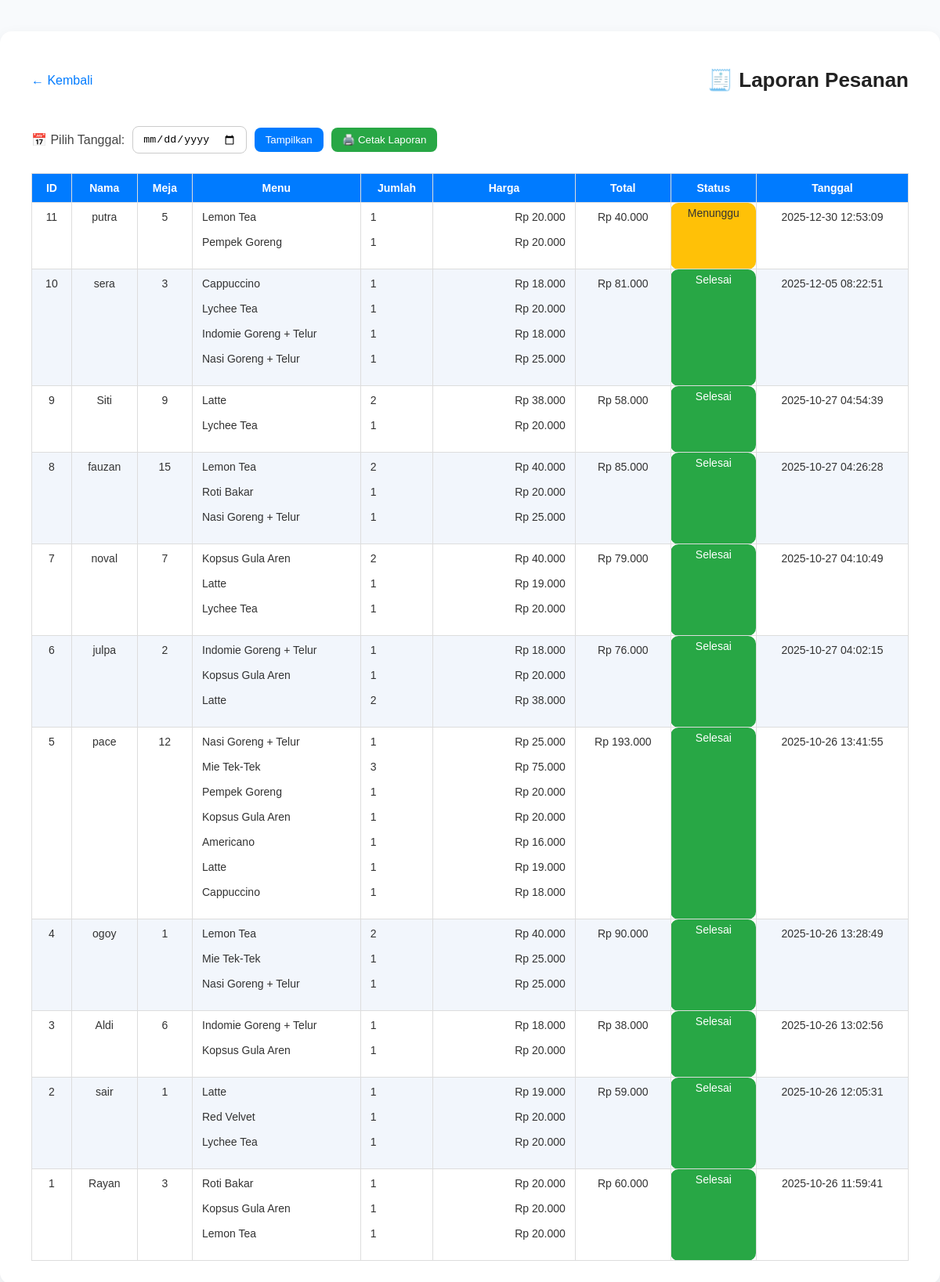
Page /admin/laporan.php (signed in) on the committed database.
### tables this page shows
CREATE TABLE `pesanan` (
  `id_pesanan` int(11) NOT NULL,
  `nama_pelanggan` varchar(100) DEFAULT NULL,
  `meja` varchar(10) DEFAULT NULL,
  `total_harga` int(11) DEFAULT NULL,
  `status` enum('Menunggu','Diproses','Selesai') DEFAULT 'Menunggu',
  `tanggal` timestamp NOT NULL DEFAULT current_timestamp(),
  `catatan` text DEFAULT NULL
);

### admin/laporan.php (the view, shortened to what this page needs)
<?php
include '../config/koneksi.php';
$tanggal = isset($_GET['tanggal']) ? $_GET['tanggal'] : '';
$query = "
    SELECT
        p.*,
        GROUP_CONCAT(m.nama_menu SEPARATOR ',') AS menu,
        GROUP_CONCAT(dp.jumlah SEPARATOR ',') AS jumlah,
        GROUP_CONCAT(m.harga SEPARATOR ',') AS harga
    FROM pesanan p
    JOIN detail_pesanan dp ON p.id_pesanan = dp.id_pesanan
    JOIN menu m ON dp.id_menu = m.id_menu
";
$query .= " GROUP BY p.id_pesanan ORDER BY p.tanggal DESC";
$laporan = mysqli_query($koneksi, $query);
?>
<!DOCTYPE html>
<html lang="id">
<head>
  <link rel="stylesheet" href="../assets/css/laporan.css">
</head>
<body>
  <div class="container">
    <div class="header">
      <a href="dashboard.php" class="back-link">← Kembali</a>
      <h1>🧾 Laporan Pesanan</h1>
    </div>
    <form method="GET" class="filter-form">
      <label for="tanggal">📅 Pilih Tanggal:</label>
      <input type="date" name="tanggal" id="tanggal" value="<?= htmlspecialchars($tanggal) ?>">
      <button type="submit" class="btn-filter">Tampilkan</button>
      <button type="button" class="btn-cetak" onclick="window.print()">🖨️ Cetak Laporan</button>
    </form>
    <div class="table-wrapper">
      <table>
        <thead>
          <tr>
            <th>ID</th>
            <th>Nama</th>
            <th>Meja</th>
            <th>Menu</th>
            <th>Jumlah</th>
            <th>Harga</th>
            <th>Total</th>
            <th>Status</th>
            <th>Tanggal</th>
          </tr>
        </thead>
        <tbody>
          <?php if (mysqli_num_rows($laporan) > 0): ?>
            <?php while($p = mysqli_fetch_assoc($laporan)): ?>
              <?php
                $menuArr = explode(',', $p['menu']);
                $jumlahArr = explode(',', $p['jumlah']);
                $hargaArr = explode(',', $p['harga']);
                $hargaList = "";
                $menuTotal = 0;
                for ($i = 0; $i < count($menuArr); $i++) {
                    $jml = (int)$jumlahArr[$i];
                    $harga = (int)$hargaArr[$i];
                    $subtotal = $jml * $harga;
                    $hargaList .= "Rp " . number_format($subtotal, 0, ',', '.') . "\n";
                    $menuTotal += $subtotal;
                }
              ?>
              <tr>
                <td><?= $p['id_pesanan'] ?></td>
                <td><?= htmlspecialchars($p['nama_pelanggan']) ?></td>
                <td><?= htmlspecialchars($p['meja']) ?></td>
                <td class="menu-list"><?= nl2br(htmlspecialchars(implode("\n", $menuArr))) ?></td>
                <td class="jumlah-list"><?= nl2br(htmlspecialchars(implode("\n", $jumlahArr))) ?></td>
                <td class="harga-list"><?= nl2br(htmlspecialchars($hargaList)) ?></td>
                <td>Rp <?= number_format($menuTotal, 0, ',', '.') ?></td>
                <td class="status <?= strtolower($p['status']) ?>"><?= htmlspecialchars($p['status']) ?></td>
                <td><?= $p['tanggal'] ?></td>
              </tr>
            <?php endwhile; ?>
          <?php else: ?>
            <tr>
              <td colspan="9" style="text-align:center; color:#888;">Tidak ada data untuk tanggal ini.</td>
            </tr>
          <?php endif; ?>
        </tbody>
      </table>
    </div>
  </div>
</body>
</html>

### assets/css/laporan.css (style rules this page uses)
body { font-family: "Poppins", sans-serif; background-color: #f8fafc; margin: 0; padding: 0; color: #333; }
.container { max-width: 1200px; margin: 40px auto; background: #ffffff; padding: 30px 40px; border-radius: 15px; box-shadow: 0 8px 20px rgba(0, 0, 0, 0.08); }
.header { display: flex; justify-content: space-between; align-items: center; margin-bottom: 25px; }
.header h1 { font-size: 26px; font-weight: 600; color: #222; display: flex; align-items: center; gap: 8px; }
.back-link { text-decoration: none; color: #007bff; font-weight: 500; transition: 0.2s; }
.filter-form { display: flex; align-items: center; gap: 10px; margin-bottom: 25px; flex-wrap: wrap; }
.filter-form label { font-weight: 500; color: #444; }
.filter-form input[type="date"] { padding: 8px 12px; border: 1px solid #ccc; border-radius: 8px; outline: none; transition: 0.2s; }
.btn-filter { background-color: #007bff; color: white; border: none; padding: 8px 14px; border-radius: 8px; cursor: pointer; transition: 0.2s; }
.table-wrapper { overflow-x: auto; }
table { width: 100%; border-collapse: collapse; font-size: 14px; text-align: center; }
thead { background-color: #007bff; color: white; }
th, td { padding: 10px 12px; border: 1px solid #ddd; vertical-align: top; }
tr:nth-child(even) { background-color: #f2f6fc; }
.menu-list, .jumlah-list, .harga-list { text-align: left; white-space: pre-line; }
.status { font-weight: 500; padding: 5px 10px; border-radius: 10px; color: white; }
.status.selesai { background-color: #28a745; }
.status.menunggu { background-color: #ffc107; color: #333; }
.btn-cetak { background-color: #28a745; color: white; border: none; padding: 8px 14px; border-radius: 8px; cursor: pointer; transition: 0.2s; }

### admin/laporan.php (style rules this page uses)
.harga-list { min-width: 120px; text-align: right; white-space: pre-line; }

### rows in the picture
pesanan: id_pesanan "11", nama_pelanggan "putra", meja "5", menuArr "Lemon Tea Pempek Goreng", jumlahArr "1 1", hargaList "Rp 20.000 Rp 20.000", menuTotal "40.000", status "Menunggu", tanggal "2025-12-30 12:53:09"
pesanan: id_pesanan "10", nama_pelanggan "sera", meja "3", menuArr "Cappuccino Lychee Tea Indomie Goreng + Telur Nasi Goreng + Telur", jumlahArr "1 1 1 1", hargaList "Rp 18.000 Rp 20.000 Rp 18.000 Rp 25.000", menuTotal "81.000", status "Selesai", tanggal "2025-12-05 08:22:51"
pesanan: id_pesanan "9", nama_pelanggan "Siti", meja "9", menuArr "Latte Lychee Tea", jumlahArr "2 1", hargaList "Rp 38.000 Rp 20.000", menuTotal "58.000", status "Selesai", tanggal "2025-10-27 04:54:39"
pesanan: id_pesanan "8", nama_pelanggan "fauzan", meja "15", menuArr "Lemon Tea Roti Bakar Nasi Goreng + Telur", jumlahArr "2 1 1", hargaList "Rp 40.000 Rp 20.000 Rp 25.000", menuTotal "85.000", status "Selesai", tanggal "2025-10-27 04:26:28"
pesanan: id_pesanan "7", nama_pelanggan "noval", meja "7", menuArr "Kopsus Gula Aren Latte Lychee Tea", jumlahArr "2 1 1", hargaList "Rp 40.000 Rp 19.000 Rp 20.000", menuTotal "79.000", status "Selesai", tanggal "2025-10-27 04:10:49"
pesanan: id_pesanan "6", nama_pelanggan "julpa", meja "2", menuArr "Indomie Goreng + Telur Kopsus Gula Aren Latte", jumlahArr "1 1 2", hargaList "Rp 18.000 Rp 20.000 Rp 38.000", menuTotal "76.000", status "Selesai", tanggal "2025-10-27 04:02:15"
pesanan: id_pesanan "5", nama_pelanggan "pace", meja "12", menuArr "Nasi Goreng + Telur Mie Tek-Tek Pempek Goreng Kopsus Gula Aren Americano Latte Cappuccino", jumlahArr "1 3 1 1 1 1 1", hargaList "Rp 25.000 Rp 75.000 Rp 20.000 Rp 20.000 Rp 16.000 Rp 19.000 Rp 18.000", menuTotal "193.000", status "Selesai", tanggal "2025-10-26 13:41:55"
pesanan: id_pesanan "4", nama_pelanggan "ogoy", meja "1", menuArr "Lemon Tea Mie Tek-Tek Nasi Goreng + Telur", jumlahArr "2 1 1", hargaList "Rp 40.000 Rp 25.000 Rp 25.000", menuTotal "90.000", status "Selesai", tanggal "2025-10-26 13:28:49"
pesanan: id_pesanan "3", nama_pelanggan "Aldi", meja "6", menuArr "Indomie Goreng + Telur Kopsus Gula Aren", jumlahArr "1 1", hargaList "Rp 18.000 Rp 20.000", menuTotal "38.000", status "Selesai", tanggal "2025-10-26 13:02:56"
pesanan: id_pesanan "2", nama_pelanggan "sair", meja "1", menuArr "Latte Red Velvet Lychee Tea", jumlahArr "1 1 1", hargaList "Rp 19.000 Rp 20.000 Rp 20.000", menuTotal "59.000", status "Selesai", tanggal "2025-10-26 12:05:31"
pesanan: id_pesanan "1", nama_pelanggan "Rayan", meja "3", menuArr "Roti Bakar Kopsus Gula Aren Lemon Tea", jumlahArr "1 1 1", hargaList "Rp 20.000 Rp 20.000 Rp 20.000", menuTotal "60.000", status "Selesai", tanggal "2025-10-26 11:59:41"
